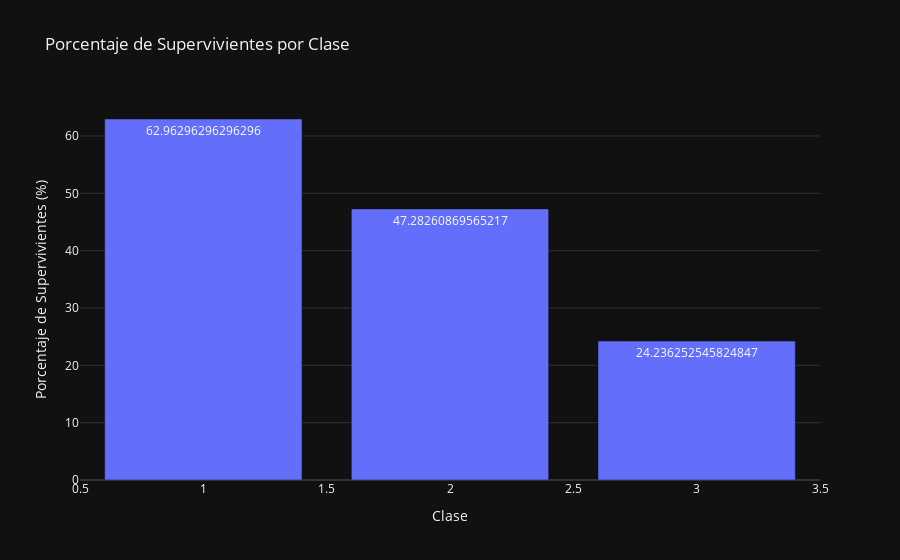

Notebook code cell kept with this figure:
### Code cell
px.bar(
    supervivientes_por_clase.reset_index(), 
    x='Pclass',
    y='Porcentaje',
    text='Porcentaje',
    title='Porcentaje de Supervivientes por Clase',
    labels={'Pclass': 'Clase', 'Porcentaje': 'Porcentaje de Supervivientes (%)'},
    template='plotly_dark'  
)

### Figure 1 — Plotly figure (JSON) as saved in the notebook; plotly's stock layout.template omitted (floating-point values rounded to 4 significant figures)
{"data": [{"hovertemplate": "Clase=%{x}<br>Porcentaje de Supervivientes (%)=%{text}<extra></extra>", "legendgroup": "", "marker": {"color": "#636efa", "pattern": {"shape": ""}}, "name": "", "orientation": "v", "showlegend": false, "text": [62.96, 47.28, 24.24], "textposition": "auto", "type": "bar", "x": [1, 2, 3], "xaxis": "x", "y": [62.96, 47.28, 24.24], "yaxis": "y"}], "layout": {"barmode": "relative", "legend": {"tracegroupgap": 0}, "title": {"text": "Porcentaje de Supervivientes por Clase"}, "xaxis": {"anchor": "y", "domain": [0, 1], "title": {"text": "Clase"}}, "yaxis": {"anchor": "x", "domain": [0, 1], "title": {"text": "Porcentaje de Supervivientes (%)"}}}}
